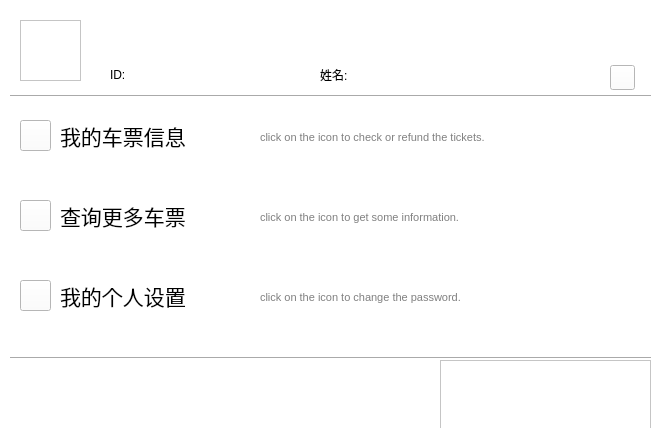
<?xml version="1.0" encoding="UTF-8"?>
<ui version="4.0">
 <class>Menu_User</class>
 <widget class="QWidget" name="Menu_User">
  <property name="geometry">
   <rect>
    <x>0</x>
    <y>0</y>
    <width>672</width>
    <height>428</height>
   </rect>
  </property>
  <property name="minimumSize">
   <size>
    <width>672</width>
    <height>428</height>
   </size>
  </property>
  <property name="maximumSize">
   <size>
    <width>672</width>
    <height>428</height>
   </size>
  </property>
  <property name="windowTitle">
   <string>UTJS</string>
  </property>
  <property name="styleSheet">
   <string notr="true">background-color: rgb(255, 255, 255);</string>
  </property>
  <widget class="QLabel" name="label_7">
   <property name="geometry">
    <rect>
     <x>60</x>
     <y>280</y>
     <width>171</width>
     <height>31</height>
    </rect>
   </property>
   <property name="minimumSize">
    <size>
     <width>171</width>
     <height>31</height>
    </size>
   </property>
   <property name="maximumSize">
    <size>
     <width>171</width>
     <height>31</height>
    </size>
   </property>
   <property name="styleSheet">
    <string notr="true">font: 20pt &quot;微软雅黑&quot;;</string>
   </property>
   <property name="text">
    <string>&lt;html&gt;&lt;head/&gt;&lt;body&gt;&lt;p&gt;&lt;span style=&quot; font-size:16pt;&quot;&gt;我的个人设置&lt;/span&gt;&lt;/p&gt;&lt;/body&gt;&lt;/html&gt;</string>
   </property>
  </widget>
  <widget class="QLabel" name="name">
   <property name="geometry">
    <rect>
     <x>320</x>
     <y>60</y>
     <width>251</width>
     <height>31</height>
    </rect>
   </property>
   <property name="styleSheet">
    <string notr="true">font: 10pt &quot;微软雅黑&quot;;</string>
   </property>
   <property name="text">
    <string>&lt;html&gt;&lt;head/&gt;&lt;body&gt;&lt;p&gt;姓名:&lt;/p&gt;&lt;/body&gt;&lt;/html&gt;</string>
   </property>
  </widget>
  <widget class="QLabel" name="label_8">
   <property name="geometry">
    <rect>
     <x>260</x>
     <y>290</y>
     <width>321</width>
     <height>16</height>
    </rect>
   </property>
   <property name="minimumSize">
    <size>
     <width>321</width>
     <height>16</height>
    </size>
   </property>
   <property name="maximumSize">
    <size>
     <width>321</width>
     <height>16</height>
    </size>
   </property>
   <property name="text">
    <string>&lt;html&gt;&lt;head/&gt;&lt;body&gt;&lt;p&gt;&lt;span style=&quot; font-size:8pt; color:#808080;&quot;&gt;click on the icon to change the password.&lt;/span&gt;&lt;/p&gt;&lt;/body&gt;&lt;/html&gt;</string>
   </property>
  </widget>
  <widget class="QPushButton" name="BackLogButton">
   <property name="geometry">
    <rect>
     <x>610</x>
     <y>65</y>
     <width>25</width>
     <height>25</height>
    </rect>
   </property>
   <property name="minimumSize">
    <size>
     <width>25</width>
     <height>25</height>
    </size>
   </property>
   <property name="maximumSize">
    <size>
     <width>25</width>
     <height>25</height>
    </size>
   </property>
   <property name="styleSheet">
    <string notr="true">border-image: url(:/pic/shutdown_512px_1168703_easyicon.net.png);</string>
   </property>
   <property name="text">
    <string/>
   </property>
   <property name="shortcut">
    <string>Esc</string>
   </property>
  </widget>
  <widget class="QPushButton" name="MoreTicketsButton">
   <property name="geometry">
    <rect>
     <x>20</x>
     <y>200</y>
     <width>31</width>
     <height>31</height>
    </rect>
   </property>
   <property name="minimumSize">
    <size>
     <width>31</width>
     <height>31</height>
    </size>
   </property>
   <property name="maximumSize">
    <size>
     <width>31</width>
     <height>31</height>
    </size>
   </property>
   <property name="styleSheet">
    <string notr="true">border-image:url(:/pic/Right_Round_183px_1190967_easyicon.net.png)</string>
   </property>
   <property name="text">
    <string/>
   </property>
  </widget>
  <widget class="QLabel" name="label_4">
   <property name="geometry">
    <rect>
     <x>60</x>
     <y>200</y>
     <width>171</width>
     <height>31</height>
    </rect>
   </property>
   <property name="minimumSize">
    <size>
     <width>171</width>
     <height>31</height>
    </size>
   </property>
   <property name="maximumSize">
    <size>
     <width>171</width>
     <height>31</height>
    </size>
   </property>
   <property name="styleSheet">
    <string notr="true">font: 20pt &quot;微软雅黑&quot;;</string>
   </property>
   <property name="text">
    <string>&lt;html&gt;&lt;head/&gt;&lt;body&gt;&lt;p&gt;&lt;span style=&quot; font-size:16pt;&quot;&gt;查询更多车票&lt;/span&gt;&lt;/p&gt;&lt;/body&gt;&lt;/html&gt;</string>
   </property>
  </widget>
  <widget class="Line" name="line">
   <property name="geometry">
    <rect>
     <x>10</x>
     <y>86</y>
     <width>641</width>
     <height>20</height>
    </rect>
   </property>
   <property name="minimumSize">
    <size>
     <width>641</width>
     <height>20</height>
    </size>
   </property>
   <property name="maximumSize">
    <size>
     <width>641</width>
     <height>20</height>
    </size>
   </property>
   <property name="orientation">
    <enum>Qt::Horizontal</enum>
   </property>
  </widget>
  <widget class="QPushButton" name="MyTicketsButton">
   <property name="geometry">
    <rect>
     <x>20</x>
     <y>120</y>
     <width>31</width>
     <height>31</height>
    </rect>
   </property>
   <property name="minimumSize">
    <size>
     <width>31</width>
     <height>31</height>
    </size>
   </property>
   <property name="maximumSize">
    <size>
     <width>31</width>
     <height>31</height>
    </size>
   </property>
   <property name="styleSheet">
    <string notr="true">
border-image: url(:/pic/Right_Round_183px_1190967_easyicon.net.png);</string>
   </property>
   <property name="text">
    <string/>
   </property>
  </widget>
  <widget class="QLabel" name="label_3">
   <property name="geometry">
    <rect>
     <x>60</x>
     <y>120</y>
     <width>171</width>
     <height>31</height>
    </rect>
   </property>
   <property name="minimumSize">
    <size>
     <width>171</width>
     <height>31</height>
    </size>
   </property>
   <property name="maximumSize">
    <size>
     <width>171</width>
     <height>31</height>
    </size>
   </property>
   <property name="font">
    <font>
     <family>微软雅黑</family>
     <pointsize>20</pointsize>
     <weight>50</weight>
     <italic>false</italic>
     <bold>false</bold>
    </font>
   </property>
   <property name="styleSheet">
    <string notr="true">font: 20pt &quot;微软雅黑&quot;;</string>
   </property>
   <property name="text">
    <string>&lt;html&gt;&lt;head/&gt;&lt;body&gt;&lt;p&gt;&lt;span style=&quot; font-size:16pt;&quot;&gt;我的车票信息&lt;/span&gt;&lt;/p&gt;&lt;/body&gt;&lt;/html&gt;</string>
   </property>
  </widget>
  <widget class="QLabel" name="label_5">
   <property name="geometry">
    <rect>
     <x>260</x>
     <y>130</y>
     <width>371</width>
     <height>16</height>
    </rect>
   </property>
   <property name="minimumSize">
    <size>
     <width>371</width>
     <height>16</height>
    </size>
   </property>
   <property name="maximumSize">
    <size>
     <width>371</width>
     <height>16</height>
    </size>
   </property>
   <property name="text">
    <string>&lt;html&gt;&lt;head/&gt;&lt;body&gt;&lt;p&gt;&lt;span style=&quot; font-size:8pt; color:#808080;&quot;&gt;click on the icon to check or refund the tickets.&lt;/span&gt;&lt;/p&gt;&lt;/body&gt;&lt;/html&gt;</string>
   </property>
  </widget>
  <widget class="QPushButton" name="MyInfoButton">
   <property name="geometry">
    <rect>
     <x>20</x>
     <y>280</y>
     <width>31</width>
     <height>31</height>
    </rect>
   </property>
   <property name="minimumSize">
    <size>
     <width>31</width>
     <height>31</height>
    </size>
   </property>
   <property name="maximumSize">
    <size>
     <width>31</width>
     <height>31</height>
    </size>
   </property>
   <property name="styleSheet">
    <string notr="true">border-image:url(:/pic/Right_Round_183px_1190967_easyicon.net.png)</string>
   </property>
   <property name="text">
    <string/>
   </property>
  </widget>
  <widget class="QLabel" name="id">
   <property name="geometry">
    <rect>
     <x>110</x>
     <y>60</y>
     <width>151</width>
     <height>31</height>
    </rect>
   </property>
   <property name="minimumSize">
    <size>
     <width>151</width>
     <height>31</height>
    </size>
   </property>
   <property name="maximumSize">
    <size>
     <width>151</width>
     <height>31</height>
    </size>
   </property>
   <property name="styleSheet">
    <string notr="true">font: 12pt &quot;微软雅黑&quot;;</string>
   </property>
   <property name="text">
    <string>&lt;html&gt;&lt;head/&gt;&lt;body&gt;&lt;p&gt;ID:&lt;/p&gt;&lt;/body&gt;&lt;/html&gt;</string>
   </property>
  </widget>
  <widget class="Line" name="line_2">
   <property name="geometry">
    <rect>
     <x>10</x>
     <y>350</y>
     <width>641</width>
     <height>16</height>
    </rect>
   </property>
   <property name="minimumSize">
    <size>
     <width>641</width>
     <height>16</height>
    </size>
   </property>
   <property name="maximumSize">
    <size>
     <width>641</width>
     <height>16</height>
    </size>
   </property>
   <property name="orientation">
    <enum>Qt::Horizontal</enum>
   </property>
  </widget>
  <widget class="QGraphicsView" name="graphicsView_2">
   <property name="geometry">
    <rect>
     <x>440</x>
     <y>360</y>
     <width>211</width>
     <height>71</height>
    </rect>
   </property>
   <property name="minimumSize">
    <size>
     <width>211</width>
     <height>71</height>
    </size>
   </property>
   <property name="maximumSize">
    <size>
     <width>211</width>
     <height>71</height>
    </size>
   </property>
   <property name="styleSheet">
    <string notr="true">border-image: url(:/pic/wild.png);</string>
   </property>
  </widget>
  <widget class="QGraphicsView" name="graphicsView">
   <property name="geometry">
    <rect>
     <x>20</x>
     <y>20</y>
     <width>61</width>
     <height>61</height>
    </rect>
   </property>
   <property name="minimumSize">
    <size>
     <width>61</width>
     <height>61</height>
    </size>
   </property>
   <property name="maximumSize">
    <size>
     <width>61</width>
     <height>61</height>
    </size>
   </property>
   <property name="styleSheet">
    <string notr="true">border-image: url(:/pic/man_512px_1174196_easyicon.net.png);</string>
   </property>
  </widget>
  <widget class="QLabel" name="label_6">
   <property name="geometry">
    <rect>
     <x>260</x>
     <y>210</y>
     <width>401</width>
     <height>16</height>
    </rect>
   </property>
   <property name="minimumSize">
    <size>
     <width>401</width>
     <height>16</height>
    </size>
   </property>
   <property name="maximumSize">
    <size>
     <width>401</width>
     <height>16</height>
    </size>
   </property>
   <property name="text">
    <string>&lt;html&gt;&lt;head/&gt;&lt;body&gt;&lt;p&gt;&lt;span style=&quot; font-size:8pt; color:#808080;&quot;&gt;click on the icon to get some information.&lt;/span&gt;&lt;/p&gt;&lt;/body&gt;&lt;/html&gt;</string>
   </property>
  </widget>
  <zorder>label_7</zorder>
  <zorder>name</zorder>
  <zorder>label_8</zorder>
  <zorder>MoreTicketsButton</zorder>
  <zorder>label_4</zorder>
  <zorder>line</zorder>
  <zorder>MyTicketsButton</zorder>
  <zorder>label_3</zorder>
  <zorder>label_5</zorder>
  <zorder>MyInfoButton</zorder>
  <zorder>id</zorder>
  <zorder>line_2</zorder>
  <zorder>graphicsView_2</zorder>
  <zorder>graphicsView</zorder>
  <zorder>label_6</zorder>
  <zorder>BackLogButton</zorder>
 </widget>
 <resources/>
 <connections/>
</ui>
